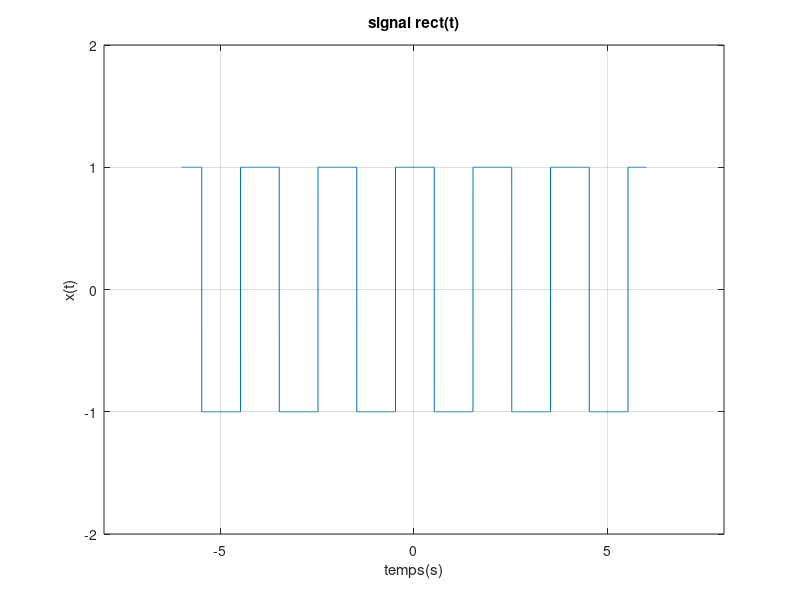

Source code (MATLAB):
%Signal rectangulaire p�riodique :

clc
clear all

% rect(t)

t=-6:0.001:6;
x = square(pi*t+1.5);
plot(t,x);
axis([-8,8 -2,2]);
grid on 
xlabel('temps(s)');
ylabel('x(t)');
title('signal rect(t)');





